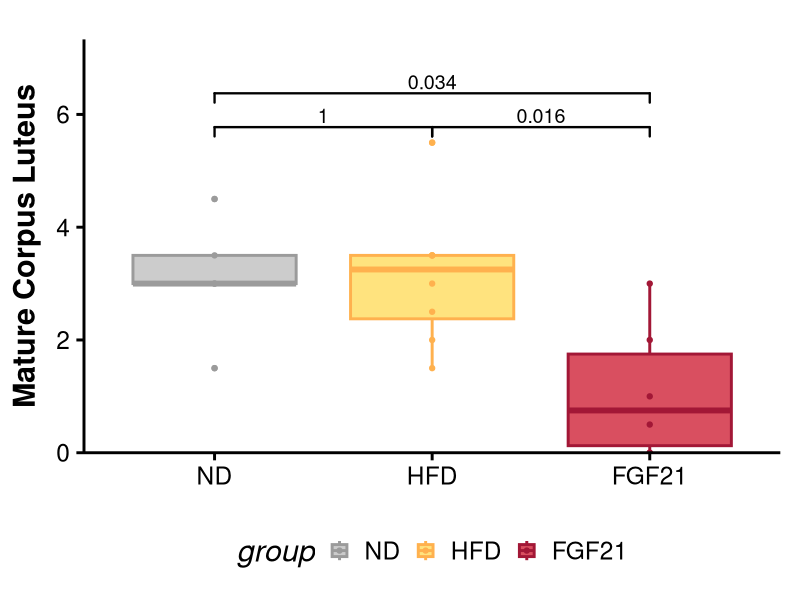
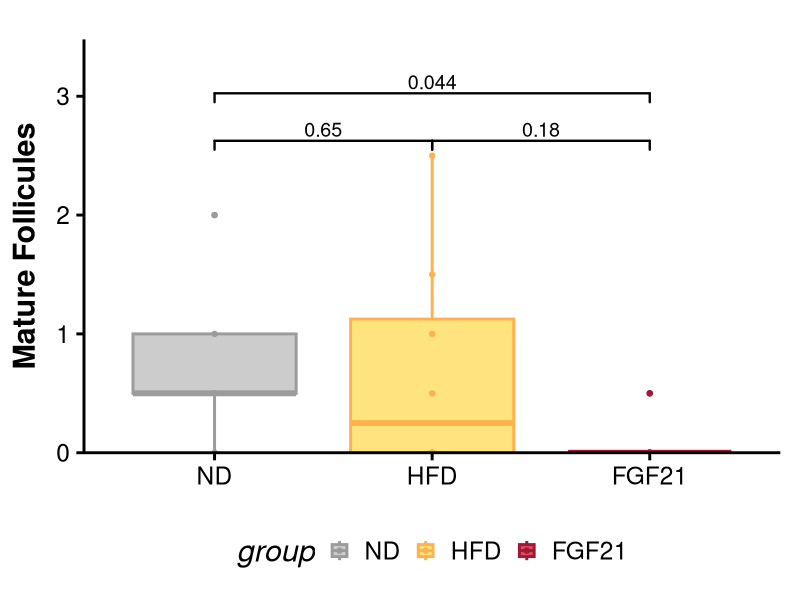
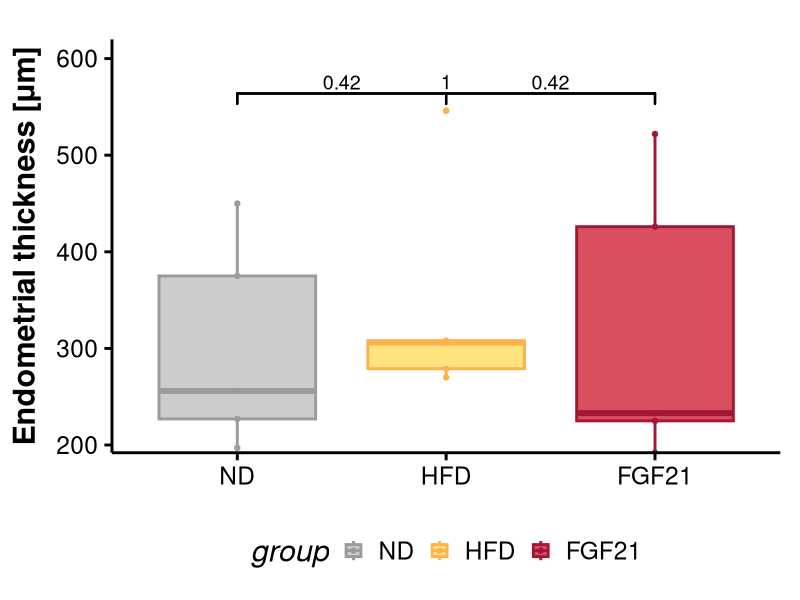

Recreate these plots in R, in order.
#*#*#*#*#*#*#*#*#*#*#*#*#*#*#*#*#*#*#*#*#*#*#*#*#*#*#*#*#*#*#*#*
#*#ANALYSIS FGF21 Fertility Fig4 Analysis of reproductive organs
#*#*#*#*#*#*#*#*#*#*#*#*#*#*#*#*#*#*#*#*#*#*#*#*#*#*#*#*#*#*#*#*
#Analysis of histology data of reproductive organs. Quantification
#MAI 2022, BEAT MOECKLI

#loading necessary packages
lapply(c("tidyverse", "RColorBrewer", "data.table", "colorspace", "readxl", 
         "ggpubr", "ggbeeswarm"), require, character.only = TRUE)

#*#*#*#*#*#*#*#*#*#*#*#*#*#*#*#*#*#*#*
#Raw results import and annotation####
#*#*#*#*#*#*#*#*#*#*#*#*#*#*#*#*#*#*#*

#Import of raw result file
FGF_21<-read.csv("data/FGF21_Fertility.csv")
FGF_21$group<-factor(x=FGF_21$group, levels = c("ND", "HFD", "FGF21"))
FGF21_Repro<-FGF_21[1:22, c("group", "MatureCL", "MatureFoll", "EndometrialThickness")]

#*#*#*#*#*#*#*#*#*#*#*#*#*#*#*#
#Plot structure & functions####
#*#*#*#*#*#*#*#*#*#*#*#*#*#*#*#

#Theme of colours to be used throughout the manuscript. Colors chosen with Viz Palette and colorgorical
mycolors_fill<-c("#cccccc","#FFE37E","#d94f60")
mycolors_stroke<-c("#9B9B9B","#FFB14E","#A21736")

#Theme publication function
theme_Publication <- function(base_size=16, base_family="sans") {
  library(grid)
  library(ggthemes)
  (theme_foundation(base_size=base_size, base_family=base_family)
    + theme(plot.title = element_text(face = "bold",
                                      size = rel(1.2), hjust = 0.5, margin = margin(0,0,20,0)),
            text = element_text(),
            panel.background = element_rect(colour = NA),
            plot.background = element_rect(colour = NA),
            panel.border = element_rect(colour = NA),
            axis.title = element_text(face = "bold",size = rel(1)),
            axis.title.y = element_text(angle=90,vjust =2),
            axis.title.x = element_text(vjust = -0.2),
            axis.text = element_text(), 
            axis.line.x = element_line(colour="black"),
            axis.line.y = element_line(colour="black"),
            axis.ticks = element_line(),
            panel.grid.major = element_blank(),
            panel.grid.minor = element_blank(),
            legend.key = element_rect(colour = NA),
            legend.position = "bottom",
            legend.direction = "horizontal",
            legend.box = "vetical",
            legend.key.size= unit(0.5, "cm"),
            #legend.margin = unit(0, "cm"),
            legend.title = element_text(face="italic"),
            plot.margin=unit(c(10,5,5,5),"mm"),
            strip.background=element_rect(colour="#f0f0f0",fill="#f0f0f0"),
            strip.text = element_text(face="bold")
    ))
}

boxplot_FGF21<-function(nudge=0.6,
                        size=0.8,
                        textsize=5){
  list(
    geom_boxplot(size=1),
    geom_point(),
    scale_fill_manual(values=mycolors_fill),
    scale_color_manual(values=mycolors_stroke),
    geom_signif(comparisons = list(c("FGF21", "HFD"),
                                   c("ND", "HFD")),
                color="black",
                size=size,
                textsize = textsize),
    geom_signif(comparisons = list(c("FGF21", "ND")), 
                position = position_nudge(y=nudge),
                color="black",
                size=size,
                textsize = textsize),
    theme_Publication(base_size=22),
    scale_y_continuous(expand = expansion(mult = c(0, 0.15)))
  )
}

#*#*#*#*#*#*#*#*#*#*#*#*#*#*#*#*#*#*#*#*#*#*#*#*#*#
#Plots for figure S3 (All qPCR results combined####
#*#*#*#*#*#*#*#*#*#*#*#*#*#*#*#*#*#*#*#*#*#*#*#*#*#

FGF21_Repro %>% 
  ggplot(aes(x=group, y=MatureCL, fill=group, color=group))+
  boxplot_FGF21()+
  labs(y= "Mature Corpus Luteus", x=NULL)

FGF21_Repro %>% 
  ggplot(aes(x=group, y=MatureFoll, fill=group, color=group))+
  boxplot_FGF21(nudge = 0.4)+
  labs(y= "Mature Follicules", x=NULL)

FGF21_Repro %>% 
  ggplot(aes(x=group, y=EndometrialThickness, fill=group, color=group))+
  boxplot_FGF21(nudge = 0.4)+
  labs(y= "Endometrial thickness [μm]", x=NULL)